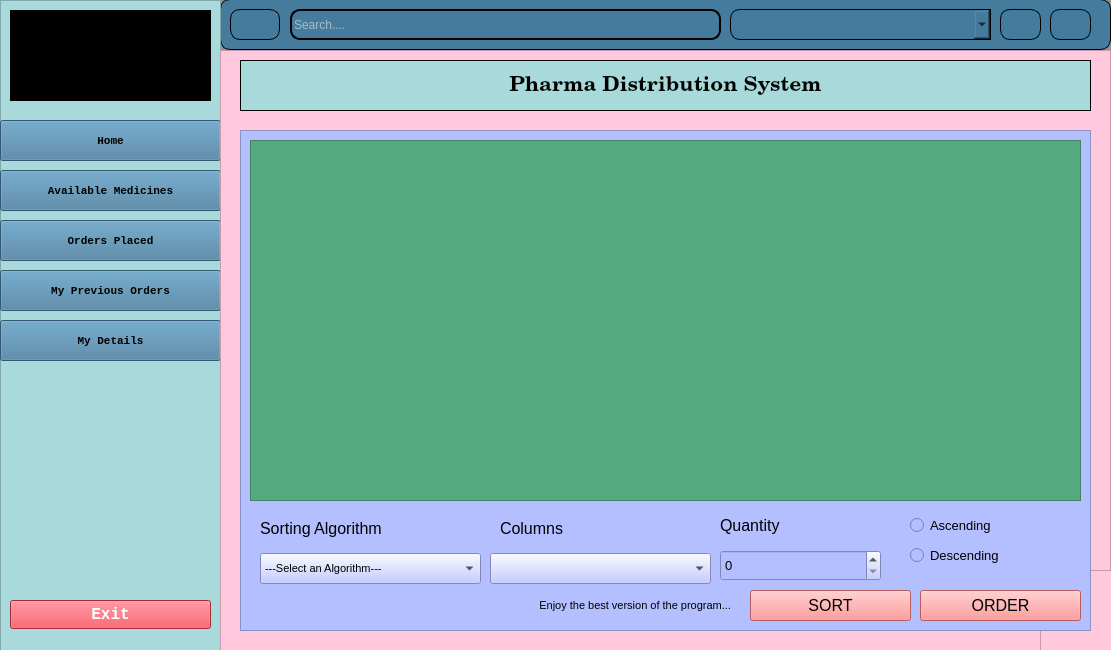
<?xml version="1.0" encoding="UTF-8"?>
<ui version="4.0">
 <class>MainWindow</class>
 <widget class="QMainWindow" name="MainWindow">
  <property name="geometry">
   <rect>
    <x>0</x>
    <y>0</y>
    <width>1111</width>
    <height>650</height>
   </rect>
  </property>
  <property name="windowTitle">
   <string>MainWindow</string>
  </property>
  <widget class="QWidget" name="centralwidget">
   <widget class="QWidget" name="widget_3" native="true">
    <property name="geometry">
     <rect>
      <x>0</x>
      <y>-10</y>
      <width>1111</width>
      <height>661</height>
     </rect>
    </property>
    <property name="styleSheet">
     <string notr="true">
background-color: rgb(144, 144, 144);</string>
    </property>
    <widget class="QWidget" name="widget" native="true">
     <property name="geometry">
      <rect>
       <x>220</x>
       <y>9</y>
       <width>891</width>
       <height>51</height>
      </rect>
     </property>
     <property name="minimumSize">
      <size>
       <width>0</width>
       <height>40</height>
      </size>
     </property>
     <property name="styleSheet">
      <string notr="true">background-color: #457b9d;
border-radius: 10px;



border: 1px solid black; /* Sets a black border with a width of 2 pixels */
</string>
     </property>
     <widget class="QPushButton" name="btnOptions">
      <property name="geometry">
       <rect>
        <x>10</x>
        <y>10</y>
        <width>50</width>
        <height>31</height>
       </rect>
      </property>
      <property name="maximumSize">
       <size>
        <width>50</width>
        <height>50</height>
       </size>
      </property>
      <property name="text">
       <string/>
      </property>
      <property name="icon">
       <iconset>
        <normaloff>../icon/window-split-horizontal-128.gif</normaloff>../icon/window-split-horizontal-128.gif</iconset>
      </property>
      <property name="iconSize">
       <size>
        <width>20</width>
        <height>20</height>
       </size>
      </property>
      <property name="checkable">
       <bool>true</bool>
      </property>
     </widget>
     <widget class="QPushButton" name="btnSearch">
      <property name="geometry">
       <rect>
        <x>780</x>
        <y>10</y>
        <width>41</width>
        <height>31</height>
       </rect>
      </property>
      <property name="text">
       <string/>
      </property>
      <property name="icon">
       <iconset>
        <normaloff>../icon/search.gif</normaloff>../icon/search.gif</iconset>
      </property>
     </widget>
     <widget class="QLineEdit" name="txtSearch">
      <property name="geometry">
       <rect>
        <x>70</x>
        <y>10</y>
        <width>431</width>
        <height>31</height>
       </rect>
      </property>
      <property name="styleSheet">
       <string notr="true">color: #fff;
border-radius: 10px; /* Sets a border radius of 10 pixels */
border: 2px solid black; /* Sets a black border with a width of 2 pixels */
</string>
      </property>
      <property name="placeholderText">
       <string>Search....</string>
      </property>
     </widget>
     <widget class="QPushButton" name="btnClose">
      <property name="geometry">
       <rect>
        <x>830</x>
        <y>10</y>
        <width>41</width>
        <height>31</height>
       </rect>
      </property>
      <property name="text">
       <string/>
      </property>
      <property name="icon">
       <iconset>
        <normaloff>../icon/exist.gif</normaloff>../icon/exist.gif</iconset>
      </property>
      <property name="iconSize">
       <size>
        <width>16</width>
        <height>16</height>
       </size>
      </property>
     </widget>
     <widget class="QComboBox" name="comboColumns">
      <property name="geometry">
       <rect>
        <x>510</x>
        <y>10</y>
        <width>261</width>
        <height>31</height>
       </rect>
      </property>
      <property name="styleSheet">
       <string notr="true">border-top-right-radius: 0px;
border-bottom-right-radius: 0px;</string>
      </property>
     </widget>
    </widget>
    <widget class="QFrame" name="frame">
     <property name="geometry">
      <rect>
       <x>0</x>
       <y>10</y>
       <width>221</width>
       <height>651</height>
      </rect>
     </property>
     <property name="styleSheet">
      <string notr="true">background-color:#a8dadc;</string>
     </property>
     <property name="frameShape">
      <enum>QFrame::StyledPanel</enum>
     </property>
     <property name="frameShadow">
      <enum>QFrame::Raised</enum>
     </property>
     <widget class="QPushButton" name="btnHome">
      <property name="geometry">
       <rect>
        <x>0</x>
        <y>120</y>
        <width>221</width>
        <height>41</height>
       </rect>
      </property>
      <property name="font">
       <font>
        <family>Courier New</family>
        <pointsize>8</pointsize>
        <weight>75</weight>
        <bold>true</bold>
       </font>
      </property>
      <property name="styleSheet">
       <string notr="true">background-color: rgb(69, 123, 157);</string>
      </property>
      <property name="text">
       <string>Home</string>
      </property>
      <property name="icon">
       <iconset>
        <normaloff>../icon/home.gif</normaloff>../icon/home.gif</iconset>
      </property>
      <property name="checkable">
       <bool>true</bool>
      </property>
      <property name="autoExclusive">
       <bool>true</bool>
      </property>
     </widget>
     <widget class="QPushButton" name="btnSetting">
      <property name="geometry">
       <rect>
        <x>0</x>
        <y>320</y>
        <width>221</width>
        <height>41</height>
       </rect>
      </property>
      <property name="font">
       <font>
        <family>Courier New</family>
        <pointsize>8</pointsize>
        <weight>75</weight>
        <bold>true</bold>
       </font>
      </property>
      <property name="styleSheet">
       <string notr="true">background-color: rgb(69, 123, 157);</string>
      </property>
      <property name="text">
       <string>My Details</string>
      </property>
      <property name="icon">
       <iconset>
        <normaloff>../icon/location.gif</normaloff>../icon/location.gif</iconset>
      </property>
      <property name="checkable">
       <bool>true</bool>
      </property>
      <property name="autoExclusive">
       <bool>true</bool>
      </property>
     </widget>
     <widget class="QPushButton" name="btnPOrders">
      <property name="geometry">
       <rect>
        <x>0</x>
        <y>270</y>
        <width>221</width>
        <height>41</height>
       </rect>
      </property>
      <property name="font">
       <font>
        <family>Courier New</family>
        <pointsize>8</pointsize>
        <weight>75</weight>
        <bold>true</bold>
       </font>
      </property>
      <property name="styleSheet">
       <string notr="true">background-color: rgb(69, 123, 157);</string>
      </property>
      <property name="text">
       <string>My Previous Orders</string>
      </property>
      <property name="icon">
       <iconset>
        <normaloff>../icon/delivered.gif</normaloff>../icon/delivered.gif</iconset>
      </property>
      <property name="checkable">
       <bool>true</bool>
      </property>
      <property name="autoExclusive">
       <bool>true</bool>
      </property>
     </widget>
     <widget class="QPushButton" name="btnStock">
      <property name="geometry">
       <rect>
        <x>0</x>
        <y>170</y>
        <width>221</width>
        <height>41</height>
       </rect>
      </property>
      <property name="font">
       <font>
        <family>Courier New</family>
        <pointsize>8</pointsize>
        <weight>75</weight>
        <bold>true</bold>
       </font>
      </property>
      <property name="styleSheet">
       <string notr="true">background-color: rgb(69, 123, 157);</string>
      </property>
      <property name="text">
       <string>Available Medicines</string>
      </property>
      <property name="icon">
       <iconset>
        <normaloff>../icon/customers.gif</normaloff>../icon/customers.gif</iconset>
      </property>
      <property name="checkable">
       <bool>true</bool>
      </property>
      <property name="autoExclusive">
       <bool>true</bool>
      </property>
     </widget>
     <widget class="QPushButton" name="btnAOrders">
      <property name="geometry">
       <rect>
        <x>0</x>
        <y>220</y>
        <width>221</width>
        <height>41</height>
       </rect>
      </property>
      <property name="font">
       <font>
        <family>Courier New</family>
        <pointsize>8</pointsize>
        <weight>75</weight>
        <bold>true</bold>
       </font>
      </property>
      <property name="styleSheet">
       <string notr="true">background-color: #457b9d;</string>
      </property>
      <property name="text">
       <string>Orders Placed</string>
      </property>
      <property name="icon">
       <iconset>
        <normaloff>../icon/incoming-order.gif</normaloff>../icon/incoming-order.gif</iconset>
      </property>
      <property name="checkable">
       <bool>true</bool>
      </property>
      <property name="autoExclusive">
       <bool>true</bool>
      </property>
     </widget>
     <widget class="QPushButton" name="btnExit">
      <property name="geometry">
       <rect>
        <x>10</x>
        <y>600</y>
        <width>201</width>
        <height>29</height>
       </rect>
      </property>
      <property name="font">
       <font>
        <family>Courier New</family>
        <pointsize>12</pointsize>
        <weight>75</weight>
        <bold>true</bold>
       </font>
      </property>
      <property name="styleSheet">
       <string notr="true">background-color: #e63946;
color: rgb(255, 255, 255);</string>
      </property>
      <property name="text">
       <string>Exit</string>
      </property>
      <property name="icon">
       <iconset>
        <normaloff>:/icon/icon/exist.gif</normaloff>:/icon/icon/exist.gif</iconset>
      </property>
     </widget>
     <widget class="QPushButton" name="pushButton">
      <property name="geometry">
       <rect>
        <x>10</x>
        <y>10</y>
        <width>201</width>
        <height>91</height>
       </rect>
      </property>
      <property name="styleSheet">
       <string notr="true">border: 100px solid black;
border-radius: 15px;</string>
      </property>
      <property name="text">
       <string/>
      </property>
      <property name="icon">
       <iconset>
        <normaloff>../../medicine.jpg</normaloff>../../medicine.jpg</iconset>
      </property>
      <property name="iconSize">
       <size>
        <width>300</width>
        <height>200</height>
       </size>
      </property>
      <property name="autoRepeat">
       <bool>false</bool>
      </property>
      <property name="autoExclusive">
       <bool>false</bool>
      </property>
     </widget>
    </widget>
    <widget class="QFrame" name="mainBody">
     <property name="geometry">
      <rect>
       <x>220</x>
       <y>60</y>
       <width>891</width>
       <height>601</height>
      </rect>
     </property>
     <property name="styleSheet">
      <string notr="true">background-color:#ffc8dd;</string>
     </property>
     <property name="frameShape">
      <enum>QFrame::StyledPanel</enum>
     </property>
     <property name="frameShadow">
      <enum>QFrame::Raised</enum>
     </property>
     <widget class="QLabel" name="header">
      <property name="geometry">
       <rect>
        <x>20</x>
        <y>10</y>
        <width>851</width>
        <height>51</height>
       </rect>
      </property>
      <property name="font">
       <font>
        <family>Century Schoolbook</family>
        <pointsize>16</pointsize>
        <weight>75</weight>
        <bold>true</bold>
       </font>
      </property>
      <property name="styleSheet">
       <string notr="true">background-color:#a8dadc;
border: 1px solid black;</string>
      </property>
      <property name="text">
       <string>Pharma Distribution System</string>
      </property>
      <property name="alignment">
       <set>Qt::AlignCenter</set>
      </property>
     </widget>
     <widget class="QFrame" name="greetFrame">
      <property name="geometry">
       <rect>
        <x>820</x>
        <y>520</y>
        <width>831</width>
        <height>511</height>
       </rect>
      </property>
      <property name="frameShape">
       <enum>QFrame::StyledPanel</enum>
      </property>
      <property name="frameShadow">
       <enum>QFrame::Raised</enum>
      </property>
      <widget class="QLabel" name="greet">
       <property name="geometry">
        <rect>
         <x>20</x>
         <y>10</y>
         <width>761</width>
         <height>41</height>
        </rect>
       </property>
       <property name="font">
        <font>
         <family>Century Gothic</family>
         <pointsize>12</pointsize>
         <weight>75</weight>
         <bold>true</bold>
        </font>
       </property>
       <property name="text">
        <string>Hello</string>
       </property>
       <property name="alignment">
        <set>Qt::AlignCenter</set>
       </property>
      </widget>
      <widget class="QLabel" name="image">
       <property name="geometry">
        <rect>
         <x>100</x>
         <y>90</y>
         <width>621</width>
         <height>391</height>
        </rect>
       </property>
       <property name="text">
        <string/>
       </property>
       <property name="pixmap">
        <pixmap>../../../../Downloads/43331.jpg</pixmap>
       </property>
       <property name="scaledContents">
        <bool>true</bool>
       </property>
      </widget>
     </widget>
     <widget class="QFrame" name="tableFrameBoth">
      <property name="geometry">
       <rect>
        <x>20</x>
        <y>80</y>
        <width>851</width>
        <height>501</height>
       </rect>
      </property>
      <property name="styleSheet">
       <string notr="true">background-color: rgb(85, 85, 255);
background-color: rgb(180, 191, 255);</string>
      </property>
      <property name="frameShape">
       <enum>QFrame::StyledPanel</enum>
      </property>
      <property name="frameShadow">
       <enum>QFrame::Raised</enum>
      </property>
      <widget class="QTableView" name="tableView">
       <property name="geometry">
        <rect>
         <x>10</x>
         <y>10</y>
         <width>831</width>
         <height>361</height>
        </rect>
       </property>
       <property name="styleSheet">
        <string notr="true">background-color: rgb(85, 170, 127);</string>
       </property>
      </widget>
      <widget class="QComboBox" name="comboAlgos">
       <property name="geometry">
        <rect>
         <x>20</x>
         <y>423</y>
         <width>221</width>
         <height>31</height>
        </rect>
       </property>
       <property name="font">
        <font>
         <pointsize>8</pointsize>
        </font>
       </property>
       <item>
        <property name="text">
         <string>---Select an Algorithm---</string>
        </property>
       </item>
       <item>
        <property name="text">
         <string>Bubble Sort</string>
        </property>
       </item>
       <item>
        <property name="text">
         <string>Insertion Sort</string>
        </property>
       </item>
       <item>
        <property name="text">
         <string>Merge Sort</string>
        </property>
       </item>
       <item>
        <property name="text">
         <string>Quick Sort</string>
        </property>
       </item>
       <item>
        <property name="text">
         <string>Selection Sort</string>
        </property>
       </item>
       <item>
        <property name="text">
         <string>Counting Sort</string>
        </property>
       </item>
       <item>
        <property name="text">
         <string>Bucket Sort</string>
        </property>
       </item>
      </widget>
      <widget class="QComboBox" name="comboColumns2">
       <property name="geometry">
        <rect>
         <x>250</x>
         <y>423</y>
         <width>221</width>
         <height>31</height>
        </rect>
       </property>
      </widget>
      <widget class="QPushButton" name="btnSort">
       <property name="geometry">
        <rect>
         <x>510</x>
         <y>460</y>
         <width>161</width>
         <height>31</height>
        </rect>
       </property>
       <property name="font">
        <font>
         <pointsize>12</pointsize>
        </font>
       </property>
       <property name="styleSheet">
        <string notr="true">QPushButton {
    background-color: #ff7f7f; 
    color: black;
}

QPushButton:hover {
    background-color: #f56969;
}

QPushButton:pressed {
    background-color: #ff7f7f; 
}
</string>
       </property>
       <property name="text">
        <string>SORT</string>
       </property>
      </widget>
      <widget class="QRadioButton" name="radioAsc">
       <property name="geometry">
        <rect>
         <x>670</x>
         <y>380</y>
         <width>151</width>
         <height>31</height>
        </rect>
       </property>
       <property name="font">
        <font>
         <pointsize>10</pointsize>
         <weight>50</weight>
         <bold>false</bold>
        </font>
       </property>
       <property name="text">
        <string>Ascending</string>
       </property>
      </widget>
      <widget class="QRadioButton" name="radioDes">
       <property name="geometry">
        <rect>
         <x>670</x>
         <y>410</y>
         <width>141</width>
         <height>31</height>
        </rect>
       </property>
       <property name="font">
        <font>
         <pointsize>10</pointsize>
         <weight>50</weight>
         <bold>false</bold>
        </font>
       </property>
       <property name="text">
        <string>Descending</string>
       </property>
      </widget>
      <widget class="QLabel" name="labelAlgos">
       <property name="geometry">
        <rect>
         <x>20</x>
         <y>383</y>
         <width>181</width>
         <height>31</height>
        </rect>
       </property>
       <property name="font">
        <font>
         <pointsize>12</pointsize>
        </font>
       </property>
       <property name="text">
        <string>Sorting Algorithm</string>
       </property>
      </widget>
      <widget class="QLabel" name="labelColumns">
       <property name="geometry">
        <rect>
         <x>260</x>
         <y>383</y>
         <width>131</width>
         <height>31</height>
        </rect>
       </property>
       <property name="font">
        <font>
         <pointsize>12</pointsize>
        </font>
       </property>
       <property name="text">
        <string>Columns</string>
       </property>
      </widget>
      <widget class="QLabel" name="labelComments">
       <property name="geometry">
        <rect>
         <x>20</x>
         <y>460</y>
         <width>471</width>
         <height>31</height>
        </rect>
       </property>
       <property name="font">
        <font>
         <pointsize>8</pointsize>
        </font>
       </property>
       <property name="text">
        <string>Enjoy the best version of the program...</string>
       </property>
       <property name="alignment">
        <set>Qt::AlignRight|Qt::AlignTrailing|Qt::AlignVCenter</set>
       </property>
      </widget>
      <widget class="QLabel" name="labelQuantity">
       <property name="geometry">
        <rect>
         <x>480</x>
         <y>380</y>
         <width>91</width>
         <height>31</height>
        </rect>
       </property>
       <property name="font">
        <font>
         <pointsize>12</pointsize>
        </font>
       </property>
       <property name="text">
        <string>Quantity</string>
       </property>
      </widget>
      <widget class="QSpinBox" name="spinQuantity">
       <property name="geometry">
        <rect>
         <x>480</x>
         <y>420</y>
         <width>161</width>
         <height>31</height>
        </rect>
       </property>
       <property name="font">
        <font>
         <pointsize>10</pointsize>
        </font>
       </property>
       <property name="maximum">
        <number>10</number>
       </property>
      </widget>
      <widget class="QPushButton" name="btnOrder">
       <property name="geometry">
        <rect>
         <x>680</x>
         <y>460</y>
         <width>161</width>
         <height>31</height>
        </rect>
       </property>
       <property name="font">
        <font>
         <pointsize>12</pointsize>
        </font>
       </property>
       <property name="styleSheet">
        <string notr="true">QPushButton {
    background-color: #ff7f7f; 
    color: black;
}

QPushButton:hover {
    background-color: #f56969;
}

QPushButton:pressed {
    background-color: #ff7f7f; 
}
</string>
       </property>
       <property name="text">
        <string>ORDER</string>
       </property>
      </widget>
     </widget>
    </widget>
   </widget>
  </widget>
 </widget>
 <resources/>
 <connections/>
</ui>
